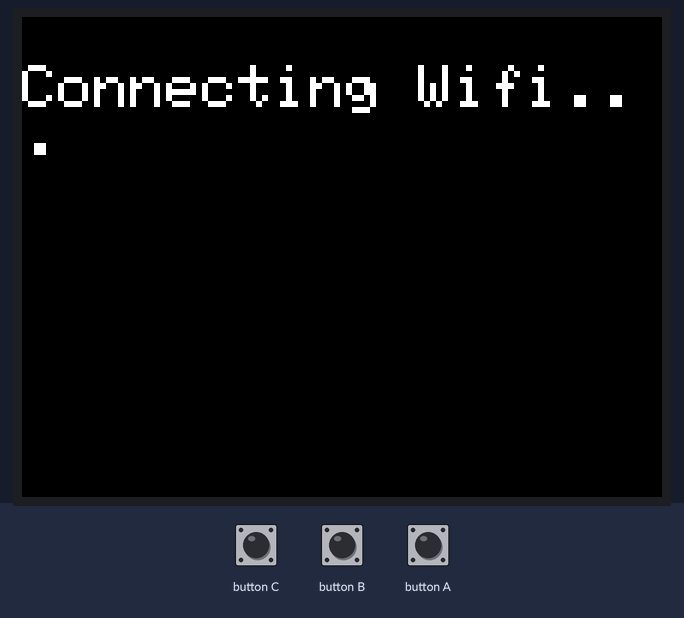
A sketch run on a simulated ESP32. Shown: 320×240 colour display. Inputs (shaded band) come from the test bench. WiFi joins after 1.5 s; servers stay silent unless stated; web services answer with replies made up by the test bench; what the sketch prints to the serial monitor is not drawn.

Above: at 1.3 s.
1.4 s: button C pressed for 1 s
At 2.7 s:
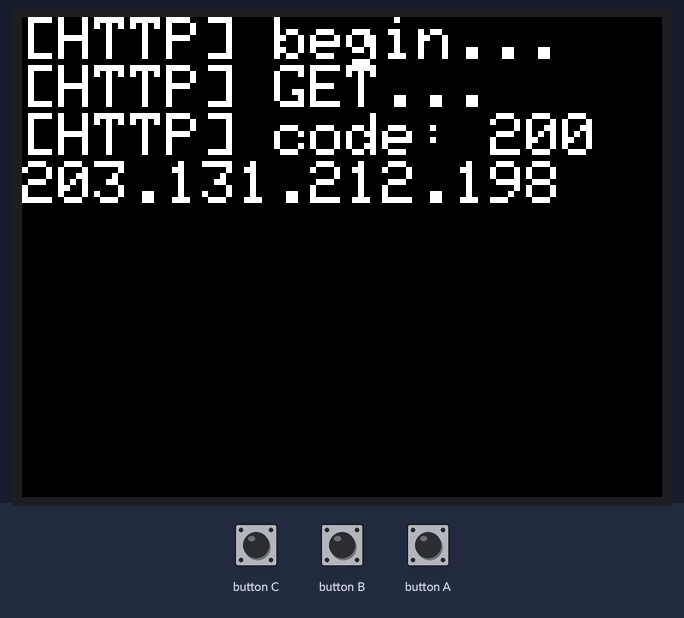
3.9 s: button B pressed for 0.15 s
At 4.19 s:
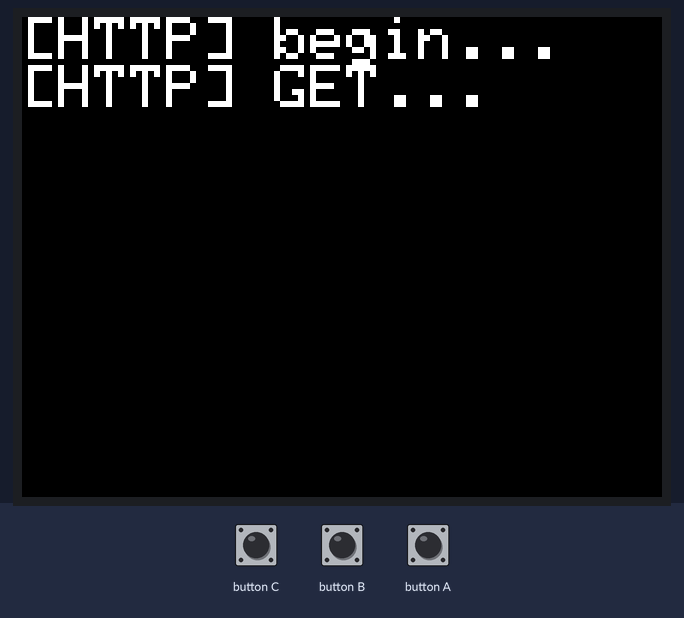
5.8 s: button A pressed for 0.15 s
At 7.0 s:
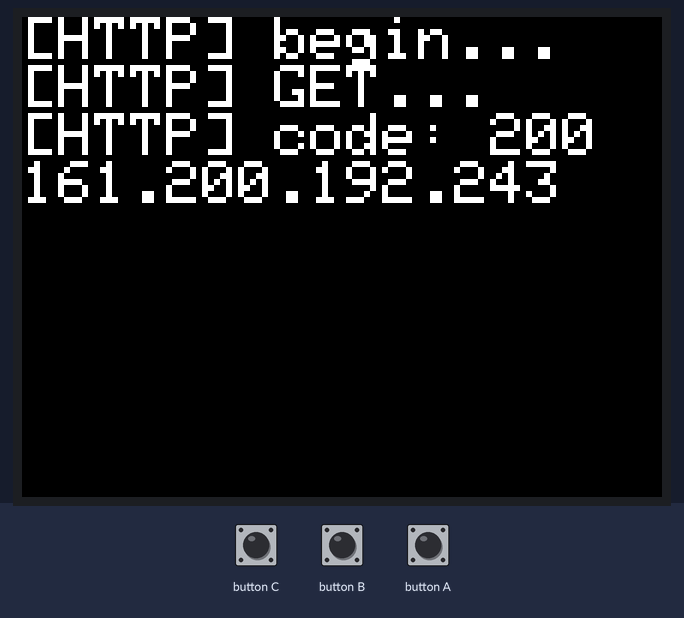
Timing chart, 0 to 8.8 s (numbered marks = the images above; inputs shaded):
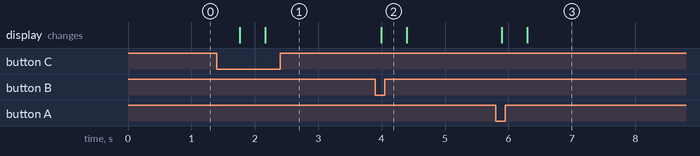

Measured:
- after the input at 1.4 s, the display: first changes after 0.36 s (image 1 shows a later state)
- after the input at 3.9 s, the display: changes after 0.10 s (image 2)
- after the input at 5.8 s, the display: first changes after 0.10 s (image 3 shows a later state)

The sketch:

Lab6_3.ino
```cpp
#include <Arduino.h>
#include <HTTPClient.h>
#include <M5Stack.h>
#include <WiFi.h>
#include <WiFiMulti.h>

WiFiMulti wifiMulti;
HTTPClient http;

void setup() {
  M5.begin();
  Serial.begin(9600);
  M5.Lcd.setTextSize(3);
  M5.Power.begin();
  wifiMulti.addAP(
    "799",
    "1234567890");
  M5.Lcd.print("\nConnecting Wifi...\n");
}

void loop() {
  M5.update();
  if ((wifiMulti.run() == WL_CONNECTED)) {
    if (M5.BtnA.wasPressed()) {
      getData("161.200.192.243");
    } else if (M5.BtnB.wasPressed()) {
      getData("202.47.249.7");
    } else if (M5.BtnC.wasPressed()) {
      getData("203.131.212.198");
    }
  } else {
    M5.Lcd.clear();
    M5.Lcd.setCursor(0, 0);
    M5.Lcd.print("connect failed");
  }
}

void getData(char address[]) {
  char full[45] = "http://ip-api.com/json/";
  sprintf(full + strlen(full), "%s", address);
  M5.Lcd.clear();
  M5.Lcd.setCursor(0, 0);
  M5.Lcd.print("[HTTP] begin...\n");
  http.begin(full);
  M5.Lcd.print("[HTTP] GET...\n");
  int httpCode = http.GET();
  if (httpCode > 0) {
    M5.Lcd.printf("[HTTP] code: %d\n", httpCode);
    if (httpCode == HTTP_CODE_OK) {
      String payload = http.getString();
      Serial.println(payload);
      M5.Lcd.println(address);
    }
  } else {
    M5.Lcd.printf("[HTTP] GET... failed, error: %s\n", http.errorToString(httpCode).c_str());
  }
  http.end();
}
```
